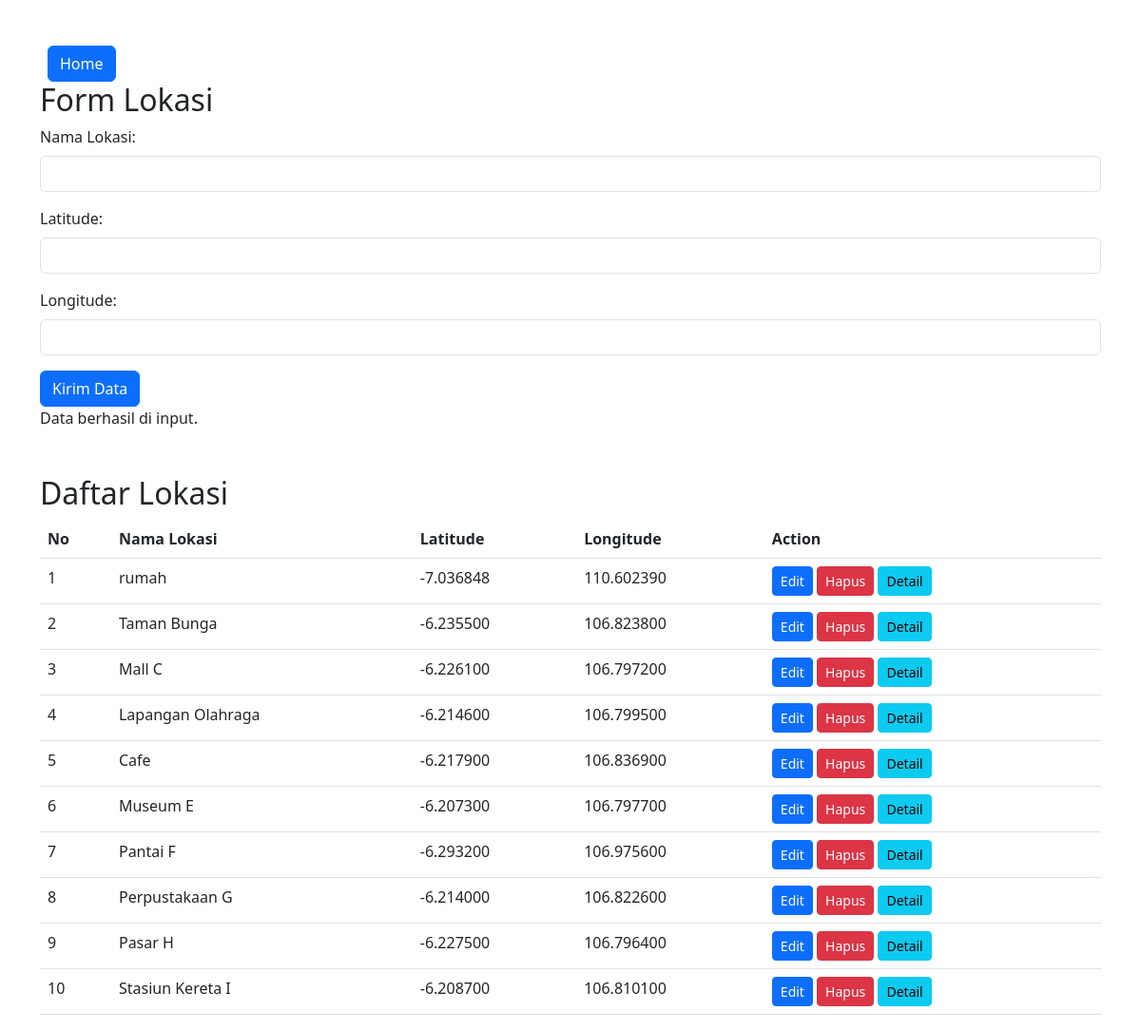
The app's page /tambah.php?pesan=input with its own data.
### tables this page shows
CREATE TABLE `lokasi` (
  `no` int(11) NOT NULL,
  `nama_lokasi` varchar(255) DEFAULT NULL,
  `latitude` decimal(10,6) DEFAULT NULL,
  `longitude` decimal(10,6) DEFAULT NULL
);

### tambah.php (the view, shortened to what this page needs)
<!DOCTYPE html>
<html lang="en">
<head>
    <link href="https://getbootstrap.com/docs/5.3/dist/css/bootstrap.min.css" rel="stylesheet">
</head>
<body>
    <div class="container mt-5">
    <div class="text-center mt-3 d-flex justify-content-left">
                <a class="btn btn-primary mx-2" href="index.php">Home</a>
     </div>
        <h2>Form Lokasi</h2>
        <form action="proses_tambah.php" method="post">
            <div class="mb-3">
                <label for="lokasi" class="form-label">Nama Lokasi:</label>
                <input type="text" class="form-control" id="nama_lokasi" name="nama_lokasi">
            </div>
            <div class="mb-3">
                <label for="lat" class="form-label">Latitude:</label>
                <input type="text" class="form-control" id="latitude" name="latitude">
            </div>
            <div class="mb-3">
                <label for="long" class="form-label">Longitude:</label>
                <input type="text" class="form-control" id="longitude" name="longitude">
            </div>
            <button type="submit" class="btn btn-primary">Kirim Data</button>
        </form>
        <?php
	include "koneksi.php";
	if(isset($_GET['pesan'])){
		$pesan = $_GET['pesan'];
		if($pesan == "input"){
			echo "Data berhasil di input.";
		}else if($pesan == "update"){
			echo "Data berhasil di update.";
		}else if($pesan == "hapus"){
			echo "Data berhasil di hapus.";
		}
	}
	?>
        <h2 class="mt-5">Daftar Lokasi</h2>
        <table class="table">
            <thead>
                <tr>
                    <th>No</th>
                    <th>Nama Lokasi</th>
                    <th>Latitude</th>
                    <th>Longitude</th>
                    <th>Action</th>
                </tr>
            </thead>
            <tbody>
                <?php
                $query_mysql = mysqli_query($host, "SELECT * FROM lokasi") or die(mysqli_error($host));
                $no = 1;
                while ($data = mysqli_fetch_array($query_mysql)) {
                ?>
                    <tr>
                        <td><?php echo $no++; ?></td>
                        <td><?php echo $data['nama_lokasi']; ?></td>
                        <td><?php echo $data['latitude']; ?></td>
                        <td><?php echo $data['longitude']; ?></td>
                        <td>
                            <a class="btn btn-primary btn-sm" href="edit.php?id=<?php echo $data['no']; ?>">Edit</a>
                            <a class="btn btn-danger btn-sm" href="hapus.php?id=<?php echo $data['no']; ?>">Hapus</a>
                            <a class="btn btn-info btn-sm" href="detail.php?id=<?php echo $data['no']; ?>">Detail</a>
                        </td>
                    </tr>
                <?php } ?>
            </tbody>
        </table>
    </div>
</body>
</html>

### records on screen
lokasi: nama_lokasi "rumah", latitude "-7.036848", longitude "110.602390"
lokasi: nama_lokasi "Taman Bunga", latitude "-6.235500", longitude "106.823800"
lokasi: nama_lokasi "Mall C", latitude "-6.226100", longitude "106.797200"
lokasi: nama_lokasi "Lapangan Olahraga", latitude "-6.214600", longitude "106.799500"
lokasi: nama_lokasi "Cafe", latitude "-6.217900", longitude "106.836900"
lokasi: nama_lokasi "Museum E", latitude "-6.207300", longitude "106.797700"
lokasi: nama_lokasi "Pantai F", latitude "-6.293200", longitude "106.975600"
lokasi: nama_lokasi "Perpustakaan G", latitude "-6.214000", longitude "106.822600"
lokasi: nama_lokasi "Pasar H", latitude "-6.227500", longitude "106.796400"
lokasi: nama_lokasi "Stasiun Kereta I", latitude "-6.208700", longitude "106.810100"
